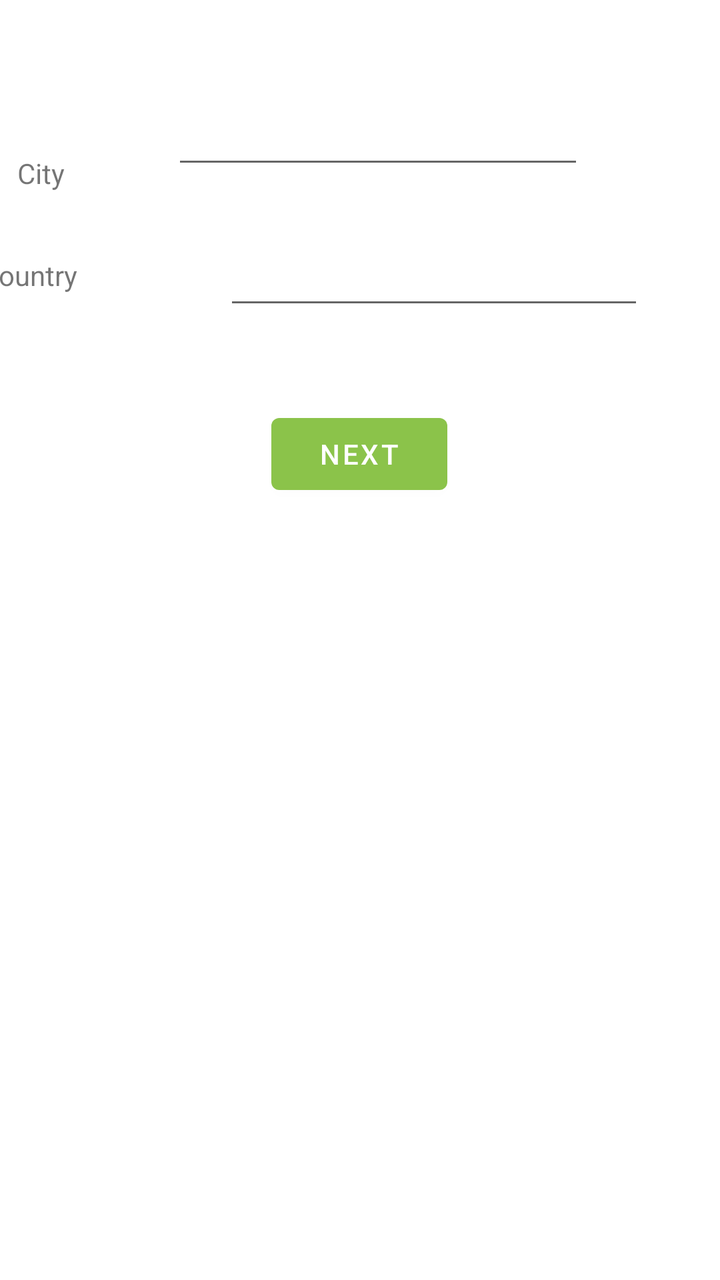
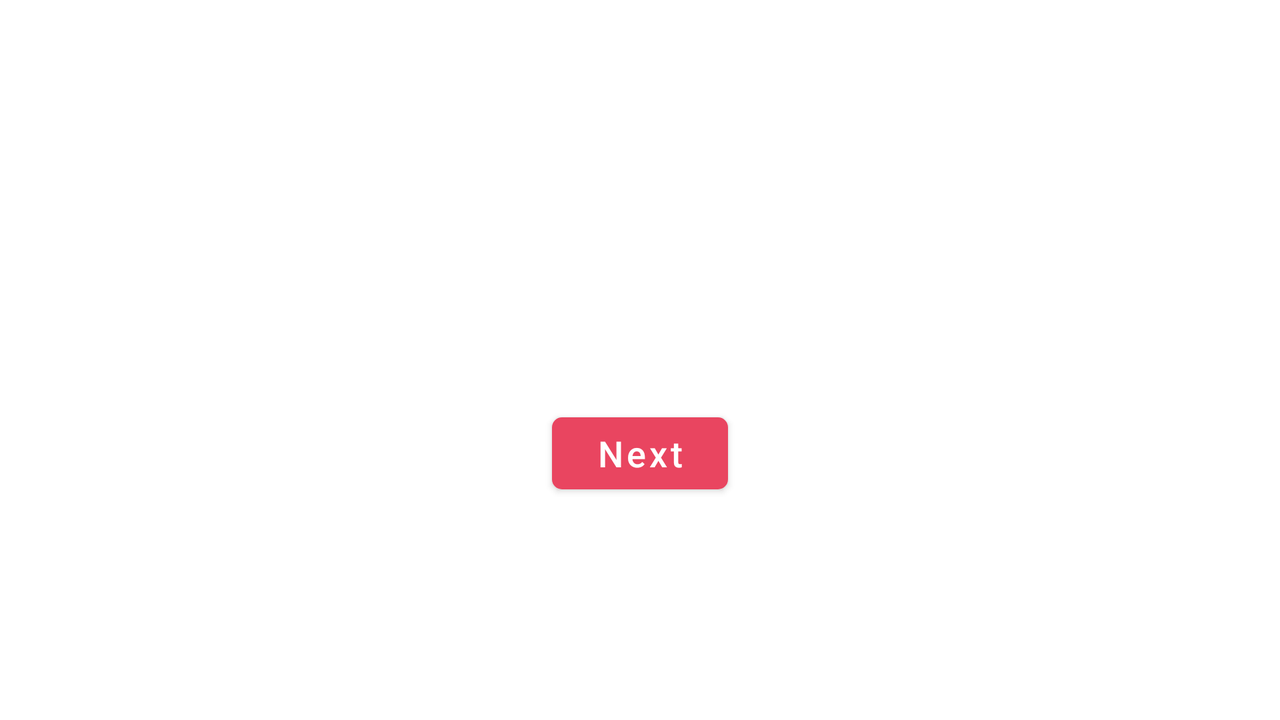

The same Android screen from two of the app's own layout files: first res/layout/ as a phone draws it, then the repository's variant for another configuration, drawn on a device whose configuration selects that folder. Both files follow.
<!-- AndroidManifest.xml: application theme Theme.Lifestyle -->
<!-- res/layout/fragment_city_country.xml -->
<?xml version="1.0" encoding="utf-8"?>
<androidx.constraintlayout.widget.ConstraintLayout xmlns:android="http://schemas.android.com/apk/res/android"
    xmlns:app="http://schemas.android.com/apk/res-auto"
    xmlns:tools="http://schemas.android.com/tools"
    android:layout_width="match_parent"
    android:layout_height="match_parent"
    tools:context=".FragmentCityCountry"
    android:id="@+id/frameLayout">

    <TextView
        android:id="@+id/city_tv"
        android:layout_width="wrap_content"
        android:layout_height="wrap_content"
        android:layout_marginTop="112dp"
        android:layout_marginBottom="32dp"
        android:text="@string/city"
        app:layout_constraintBottom_toTopOf="@+id/country_tv"
        app:layout_constraintEnd_toStartOf="@+id/city_et"
        app:layout_constraintHorizontal_bias="0.141"
        app:layout_constraintStart_toStartOf="parent"
        app:layout_constraintTop_toTopOf="parent"
        app:layout_constraintVertical_bias="1.0" />

    <TextView
        android:id="@+id/country_tv"
        android:layout_width="wrap_content"
        android:layout_height="wrap_content"
        android:layout_marginStart="16dp"
        android:layout_marginLeft="16dp"
        android:layout_marginBottom="528dp"
        android:text="@string/country"
        app:layout_constraintBottom_toBottomOf="parent"
        app:layout_constraintEnd_toStartOf="@+id/country_et"
        app:layout_constraintHorizontal_bias="0.0"
        app:layout_constraintStart_toStartOf="parent"
        app:layout_constraintTop_toBottomOf="@+id/city_tv" />

    <EditText
        android:id="@+id/city_et"
        android:layout_width="206dp"
        android:layout_height="29dp"
        android:layout_marginTop="104dp"
        android:layout_marginEnd="68dp"
        android:layout_marginRight="68dp"
        android:layout_marginBottom="29dp"
        android:ems="10"
        android:inputType="textPersonName"
        app:layout_constraintBottom_toTopOf="@+id/country_et"
        app:layout_constraintEnd_toEndOf="parent"
        app:layout_constraintTop_toTopOf="parent"
        tools:ignore="SpeakableTextPresentCheck" />

    <EditText
        android:id="@+id/country_et"
        android:layout_width="wrap_content"
        android:layout_height="wrap_content"
        android:layout_marginStart="73dp"
        android:layout_marginLeft="73dp"
        android:layout_marginEnd="64dp"
        android:layout_marginRight="64dp"
        android:layout_marginBottom="524dp"
        android:ems="10"
        android:inputType="textPersonName"
        app:layout_constraintBottom_toBottomOf="parent"
        app:layout_constraintEnd_toEndOf="parent"
        app:layout_constraintStart_toEndOf="@+id/country_tv"
        app:layout_constraintTop_toBottomOf="@+id/city_et"
        app:layout_constraintVertical_bias="1.0" />

    <Button
        android:id="@+id/button5"
        android:layout_width="wrap_content"
        android:layout_height="wrap_content"
        android:layout_marginStart="158dp"
        android:layout_marginLeft="158dp"
        android:layout_marginTop="65dp"
        android:layout_marginEnd="159dp"
        android:layout_marginRight="159dp"
        android:layout_marginBottom="411dp"
        android:text="Next"
        app:backgroundTint="#8BC34A"
        app:layout_constraintBottom_toBottomOf="parent"
        app:layout_constraintEnd_toEndOf="parent"
        app:layout_constraintStart_toStartOf="parent"
        app:layout_constraintTop_toBottomOf="@+id/country_et" />

</androidx.constraintlayout.widget.ConstraintLayout>
<!-- resources referenced by this layout -->
<resources>
  <string name="city">City</string>
  <string name="country">Country</string>
  <style name="Theme.Lifestyle" parent="Theme.MaterialComponents.DayNight.DarkActionBar">
          
          <item name="colorPrimary">@color/dark_navy</item>
          <item name="colorPrimaryVariant">@color/dark_black</item>
          <item name="colorOnPrimary">@color/white</item>
          
          <item name="colorSecondary">@color/dark_blue</item>
          <item name="colorSecondaryVariant">@color/dark_navy</item>
          <item name="colorOnSecondary">@color/white</item>
          
          <item name="android:statusBarColor" tools:targetApi="l">?attr/colorPrimaryVariant</item>
          
      </style>
  <color name="dark_navy">#16213E</color>
  <color name="dark_black">#1A1A2E</color>
  <color name="white">#FFFFFFFF</color>
  <color name="dark_blue">#0F3460</color>
</resources>
<!-- res/layout-land/fragment_city_country.xml (the repository's variant of the layout above) -->
<!-- drawn on the phone turned sideways -->
<?xml version="1.0" encoding="utf-8"?>
<LinearLayout xmlns:app="http://schemas.android.com/apk/res-auto"
    xmlns:tools="http://schemas.android.com/tools"
    xmlns:android="http://schemas.android.com/apk/res/android"
    android:id="@+id/frameLayout"
    android:layout_width="match_parent"
    android:layout_height="match_parent"
    android:background="@drawable/weather_bg"
    android:orientation="vertical"
    tools:context=".FragmentCityCountry">

    
    <LinearLayout
        android:layout_width="match_parent"
        android:layout_height="wrap_content"
        android:orientation="horizontal"
        android:paddingTop="100dp"
        android:gravity="center">

        <TextView
            android:id="@+id/city_tv"
            style="@style/dark_textview"
            android:layout_width="100dp"
            android:layout_height="wrap_content"
            android:text="@string/city"
            android:gravity="end"
            android:paddingRight="20dp"/>

        <EditText
            android:id="@+id/city_et"
            android:layout_width="wrap_content"
            android:layout_height="wrap_content"
            android:backgroundTint="@color/white"
            android:ems="10"
            android:inputType="textPersonName"
            android:textColor="@color/white"
            tools:ignore="SpeakableTextPresentCheck" />

    </LinearLayout>

    
    <LinearLayout
        android:layout_width="match_parent"
        android:layout_height="wrap_content"
        android:orientation="horizontal"
        android:gravity="center">

        <TextView
            android:id="@+id/country_tv"
            style="@style/dark_textview"
            android:layout_width="100dp"
            android:layout_height="wrap_content"
            android:gravity="end"
            android:paddingRight="20dp"
            android:text="@string/country"/>

        <EditText
            android:id="@+id/country_et"
            android:backgroundTint="@color/white"
            android:layout_width="wrap_content"
            android:layout_height="wrap_content"
            android:ems="10"
            android:inputType="textPersonName"
            android:textColor="@color/white"
            />

    </LinearLayout>

    
    <FrameLayout
        android:layout_width="match_parent"
        android:layout_height="wrap_content"
        android:paddingTop="20dp">
        <Button
            android:id="@+id/button5"
            style="@style/dark_button"
            android:layout_width="wrap_content"
            android:layout_height="wrap_content"
            android:text="Next"
            android:layout_gravity="center"
            />
    </FrameLayout>



</LinearLayout>
<!-- resources referenced by the variant -->
<!-- as the phone turned sideways resolves them -->
<resources>
  <color name="white">#FFFFFFFF</color>
  <!-- drawable weather_bg (drawable) -->
  <?xml version="1.0" encoding="utf-8"?>
  <shape
  android:shape="rectangle"
  xmlns:android="http://schemas.android.com/apk/res/android">
  <gradient
      android:angle="90"
      android:startColor="@color/light_green_dark"
      android:endColor="@color/light_mint"
      android:type="linear"
      ></gradient>
  
  </shape>
  <string name="city">City</string>
  <string name="country">Country</string>
  <style name="dark_button">
          <item name="backgroundTint">@color/dark_red</item>
          <item name="android:textColor">@color/white</item>
          <item name="android:textSize">18sp</item>
          <item name="cornerRadius">5dp</item>
          <item name="android:textAllCaps">false</item>
  
      </style>
  <style name="dark_textview">
          <item name="android:textColor">@color/white</item>
          <item name="android:textSize">14sp</item>
          <item name="cornerRadius">5dp</item>
          <item name="android:textAllCaps">false</item>
      </style>
  <style name="Theme.Lifestyle" parent="Theme.MaterialComponents.DayNight.DarkActionBar">
          
          <item name="colorPrimary">@color/dark_navy</item>
          <item name="colorPrimaryVariant">@color/dark_black</item>
          <item name="colorOnPrimary">@color/white</item>
          
          <item name="colorSecondary">@color/dark_blue</item>
          <item name="colorSecondaryVariant">@color/dark_navy</item>
          <item name="colorOnSecondary">@color/white</item>
          
          <item name="android:statusBarColor" tools:targetApi="l">?attr/colorPrimaryVariant</item>
          
      </style>
  <color name="dark_red">#E94560</color>
  <color name="dark_navy">#16213E</color>
  <color name="dark_black">#1A1A2E</color>
  <color name="dark_blue">#0F3460</color>
</resources>
